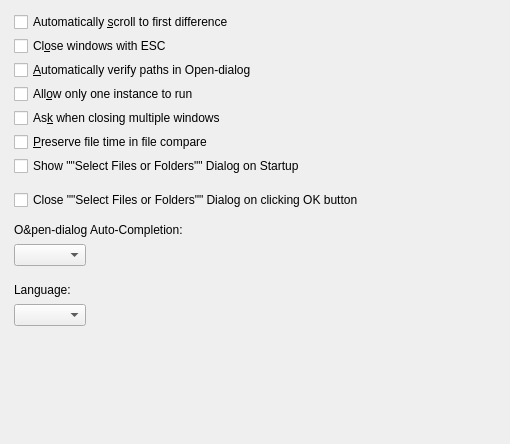
<?xml version="1.0" encoding="UTF-8"?>
<ui version="4.0">
 <class>QPropGeneral</class>
 <widget class="QDialog" name="QPropGeneral">
  <property name="geometry">
   <rect>
    <x>0</x>
    <y>0</y>
    <width>510</width>
    <height>444</height>
   </rect>
  </property>
  <property name="windowTitle">
   <string>General</string>
  </property>
  <widget class="QCheckBox" name="IDC_SCROLL_CHECK">
   <property name="geometry">
    <rect>
     <x>14</x>
     <y>12</y>
     <width>480</width>
     <height>20</height>
    </rect>
   </property>
   <property name="text">
    <string>Automatically &amp;scroll to first difference</string>
   </property>
  </widget>
  <widget class="QCheckBox" name="IDC_ESC_CLOSES_WINDOW">
   <property name="geometry">
    <rect>
     <x>14</x>
     <y>36</y>
     <width>480</width>
     <height>20</height>
    </rect>
   </property>
   <property name="text">
    <string>Cl&amp;ose windows with ESC</string>
   </property>
  </widget>
  <widget class="QCheckBox" name="IDC_VERIFY_OPEN_PATHS">
   <property name="geometry">
    <rect>
     <x>14</x>
     <y>60</y>
     <width>480</width>
     <height>20</height>
    </rect>
   </property>
   <property name="text">
    <string>&amp;Automatically verify paths in Open-dialog</string>
   </property>
  </widget>
  <widget class="QCheckBox" name="IDC_SINGLE_INSTANCE">
   <property name="geometry">
    <rect>
     <x>14</x>
     <y>84</y>
     <width>480</width>
     <height>20</height>
    </rect>
   </property>
   <property name="text">
    <string>All&amp;ow only one instance to run</string>
   </property>
  </widget>
  <widget class="QCheckBox" name="IDC_ASK_MULTIWINDOW_CLOSE">
   <property name="geometry">
    <rect>
     <x>14</x>
     <y>108</y>
     <width>480</width>
     <height>20</height>
    </rect>
   </property>
   <property name="text">
    <string>As&amp;k when closing multiple windows</string>
   </property>
  </widget>
  <widget class="QCheckBox" name="IDC_PRESERVE_FILETIME">
   <property name="geometry">
    <rect>
     <x>14</x>
     <y>132</y>
     <width>480</width>
     <height>20</height>
    </rect>
   </property>
   <property name="text">
    <string>&amp;Preserve file time in file compare</string>
   </property>
  </widget>
  <widget class="QCheckBox" name="IDC_STARTUP_FOLDER_SELECT">
   <property name="geometry">
    <rect>
     <x>14</x>
     <y>156</y>
     <width>480</width>
     <height>20</height>
    </rect>
   </property>
   <property name="text">
    <string>Show &quot;&quot;Select Files or Folders&quot;&quot; Dialog on Startup</string>
   </property>
  </widget>
  <widget class="QCheckBox" name="IDC_CLOSE_WITH_OK">
   <property name="geometry">
    <rect>
     <x>14</x>
     <y>180</y>
     <width>480</width>
     <height>40</height>
    </rect>
   </property>
   <property name="text">
    <string>Close &quot;&quot;Select Files or Folders&quot;&quot; Dialog on clicking OK button</string>
   </property>
  </widget>
  <widget class="QLabel" name="IDC_AUTOCOMPLETE">
   <property name="geometry">
    <rect>
     <x>14</x>
     <y>220</y>
     <width>480</width>
     <height>20</height>
    </rect>
   </property>
   <property name="inputMethodHints">
    <set>Qt::ImhMultiLine</set>
   </property>
   <property name="text">
    <string>O&amp;pen-dialog Auto-Completion:</string>
   </property>
   <property name="wordWrap">
    <bool>true</bool>
   </property>
  </widget>
  <widget class="QComboBox" name="IDC_AUTO_COMPLETE_SOURCE">
   <property name="geometry">
    <rect>
     <x>14</x>
     <y>244</y>
     <width>75</width>
     <height>33</height>
    </rect>
   </property>
   <property name="sizeAdjustPolicy">
    <enum>QComboBox::AdjustToContents</enum>
   </property>
  </widget>
  <widget class="QLabel" name="IDC_LANGUAGE">
   <property name="geometry">
    <rect>
     <x>14</x>
     <y>280</y>
     <width>160</width>
     <height>20</height>
    </rect>
   </property>
   <property name="inputMethodHints">
    <set>Qt::ImhMultiLine</set>
   </property>
   <property name="text">
    <string>Language:</string>
   </property>
   <property name="wordWrap">
    <bool>true</bool>
   </property>
  </widget>
  <widget class="QComboBox" name="IDC_LANGUAGE_LIST">
   <property name="geometry">
    <rect>
     <x>14</x>
     <y>304</y>
     <width>75</width>
     <height>33</height>
    </rect>
   </property>
   <property name="sizeAdjustPolicy">
    <enum>QComboBox::AdjustToContents</enum>
   </property>
  </widget>
 </widget>
 <resources/>
 <connections/>
</ui>
